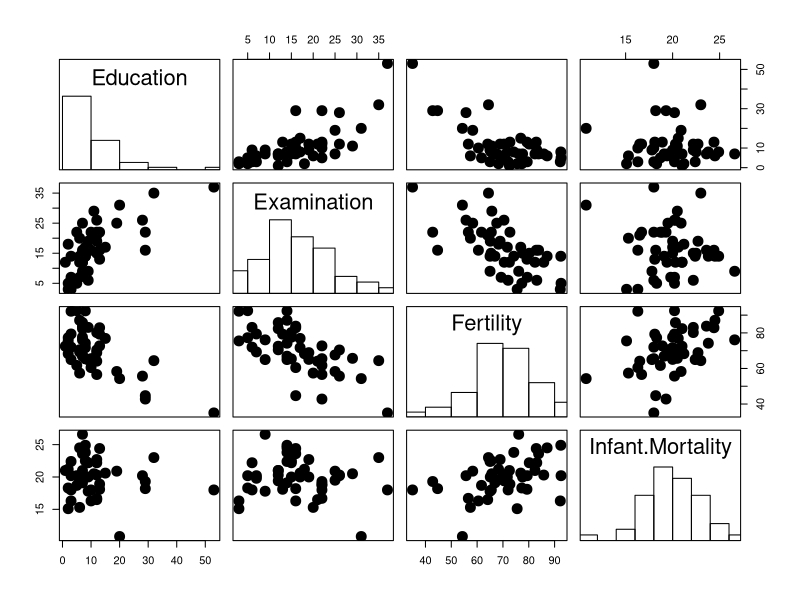
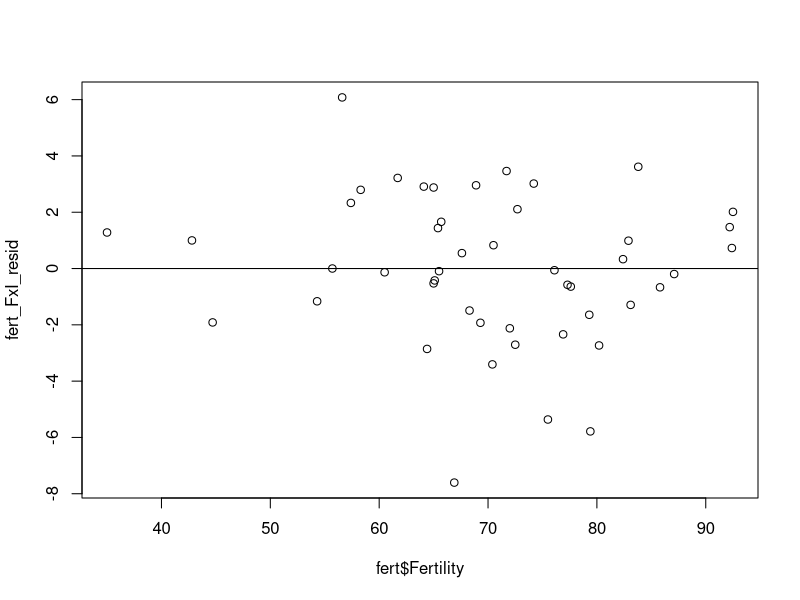
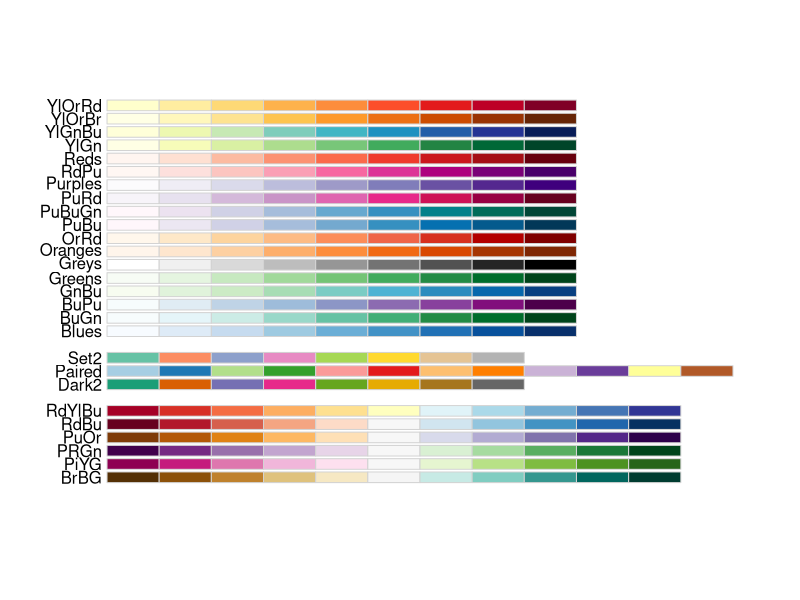
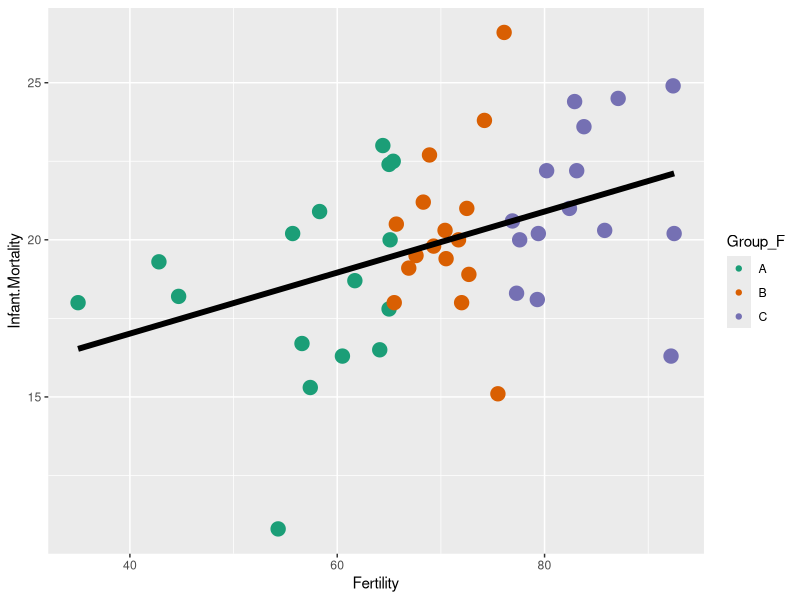
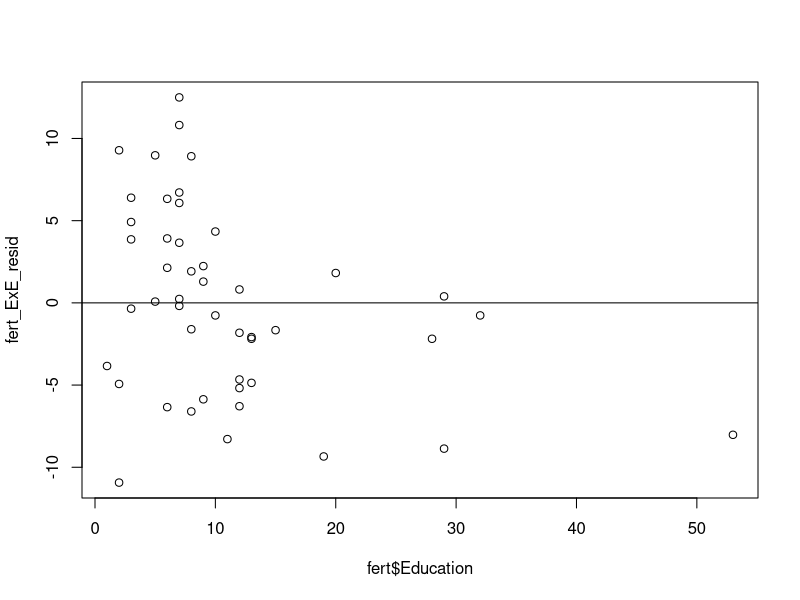
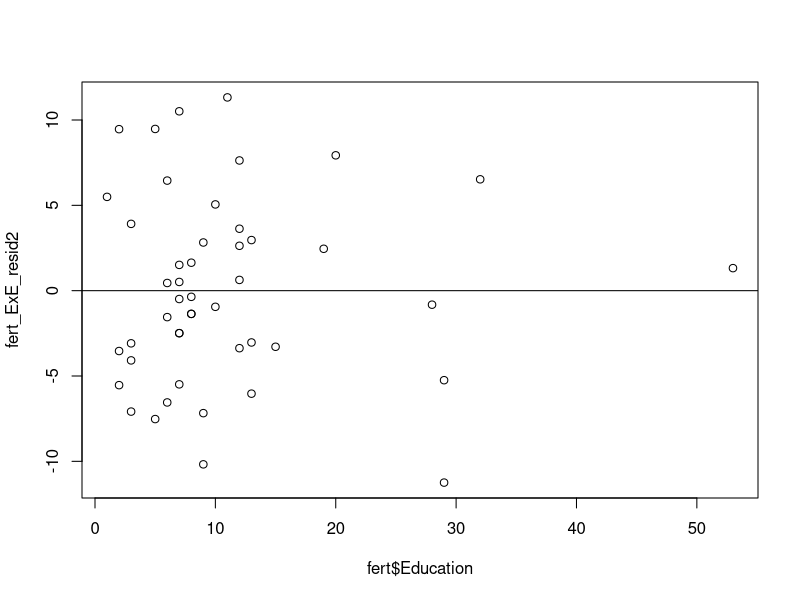
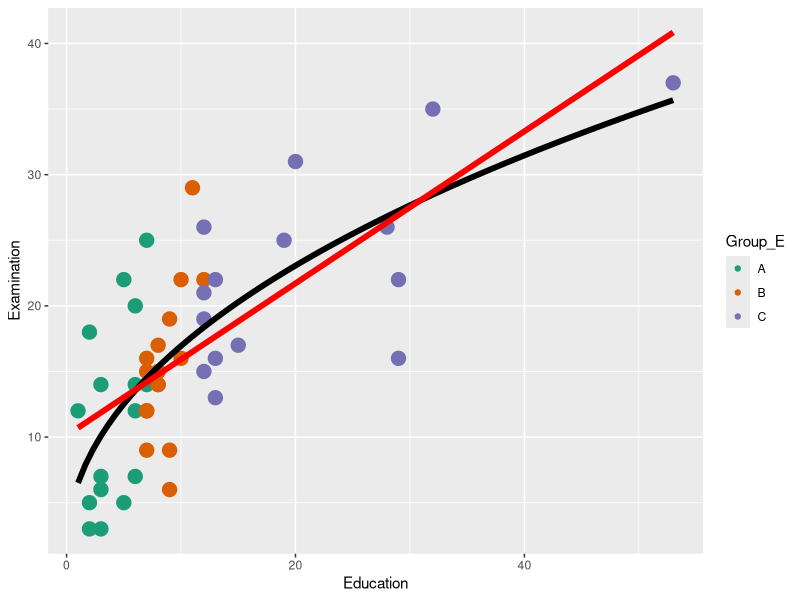

Here is the R script that generated these plots, in order:
# Outline -----------------------------------------------------------------

# 1. Scatterplot Matrix
# 2. Assumptions
# 3. Linear Regression (Linear model)
# 4. Interpretting Results
# 5. Linear Regression (Curved model)
# 6. Partial F-Test

# Load Data ---------------------------------------------------------------

# Load packages
pack <- c("tidyverse",    # Main processing package
          "broom",        # Tidying stat outputs
          "RColorBrewer") # Color palettes for graphing

package.check <- lapply(
  pack, # List of packages to load
  FUN = function(x) { # Making a function
    if (!require(x, character.only = TRUE)) { # If you can't find the package
      install.packages(x, dependencies = TRUE) # First install it
      library(x, character.only = TRUE) # Then load it
    }
  }
)
rm(list = ls()) # Remove object and function after use

# Load data
?swiss
fert <- as_tibble(swiss, rownames = 'Name') %>% # Import rownames into a column
  select(Name, Education, Examination, 
         Fertility, Infant.Mortality) %>% # Subset for example
  print()

# Visualize patterns in data with scatterplot matrix ----------------------

# Utilize function that adds histograms to the scatterplot matrix
panel.hist <- function(x, ...)
{
  usr <- par("usr"); on.exit(par(usr))
  par(usr = c(usr[1:2], 0, 1.5) )
  h <- hist(x, plot = FALSE)
  breaks <- h$breaks; nB <- length(breaks)
  y <- h$counts; y <- y/max(y)
  rect(breaks[-nB], 0, breaks[-1], y, 
       #col = "red", # Change if you want to add color 
       ...)
}

# View data as a scatterplot matrix
pairs(fert[, 2:5], # Variables being analyzed
      pch = 19, # symbol type
      diag.panel = panel.hist, # Insert histogram
      cex.labels = 2, # Font size 
      cex = 2) # Symbol size

# Click the zoom button for easier vierwing
# Variables are listed in a diagonal with the data shown as a histogram
# Each intersection shows a scatterplot for the associated variables 
# Each scatterplot is repeated twice with the axes switched

## We are using select variables from the swiss dataset to show different trends
## in the data and how to apply the correct the best-fitting formulas.

# Possible trends:
# Fertility x Infant Mortality - Linear (proportional changes)
# Education x Examination      - Square root (curves up towards a asymptote)
# Examination x Fertility      - Exponential decay (curves downward)
# Education x Infant Mortality - No trend

# Example 1: Fertility x Infant Mortality ---------------------------------

# Check Assumptions -------------------------------------------------------

## Process is described in a previous file, but there are some adjustments
## 1. Switch aov() with lm() 
## 2. Add arbitrary categorical variable for checking variances
## 3. Check for best fit line using a residual plot

# Check normality
## Although both variables are continuous and not necessarily affecting each other,
## you want to put the variable most likely to influence the other as the X-variable
fert_FxI_model <- lm(Infant.Mortality ~ Fertility, data = fert)
fert_FxI_resid <- resid(fert_FxI_model)
shapiro.test(fert_FxI_resid) # Normal Distribution

# Check variances
## To compare variances between 2 continuous variables, data needs to be 
## grouped into categories

fert %>% summarise(count = n(),
                   grouping = count/3) # Count for 3 equal groups
fert <- fert %>% arrange(Fertility) %>% # Organize data by x-variable
  mutate(Group_F = rep(c("A", "B", "C"), # Repeat group names
                     c(16, 16, 15))) %>% # Arbitrary groups
  print()

bartlett.test(Infant.Mortality ~ Group_F, data = fert) # Equal variances

# Check for best fit line

plot(fert$Fertility, fert_FxI_resid) %>% # Plot residuals along your x-variable
  abline(h = 0) # Flot a horizontal line at 0 for reference
# Are the residuals equally distributed around the horizontal line?
# I would argue yes, so the (linear) model is the best fit line

# Linear Regression -------------------------------------------------------

## This may be confusing, but you check your assumptions using lm(), and then
## you run your statistical analyses using aov(), and lastly, use your lm()
## to pull info like the y-intercept and slope of the best-fit line 
fert_FxT_aov <- aov(Infant.Mortality ~ Fertility, data = fert)

# Results for whole model
tidy(fert_FxT_aov)
# Results about fitted line
tidy(fert_FxI_model)

# Interpretting results ---------------------------------------------------

# Plotting your data will help you interpret your results
# Select a colorblind friendly palette
RColorBrewer::display.brewer.all(colorblindFriendly = TRUE) # View palettes

fert %>% 
  ggplot(aes(x = Fertility, y = Infant.Mortality)) +
  geom_point(aes(color = Group_F, size = 1)) +
  stat_smooth(method = "lm", color = "black", size = 2, 
              formula = y ~ x, # This needs to mirror your lm() formula
              se = FALSE) + # Toggle depending on your preference
  scale_fill_brewer(palette = "Dark2", aesthetics = "color") +
  scale_size(guide = "none")

# Results for whole model
tidy(fert_FxT_aov)
## Fertility has a significant effect on Infant Mortality (F = 9.45; df = 1, 45; 
## p = 0.00359). This pattern for identifying the appropriate Test Statistic, 
## df, and p-value remains true with multiple comparisons. Examples to follow.

# Results about fitted line
tidy(fert_FxI_model)

## y-intercept = 13.1; slope = 0.0971; 
## p-value for (intercept) = are the intercepts are different?
## You don't typically report these p-values b/c aov() accounts for the whole model

# Example 2: Education x Examination --------------------------------------

# Check Assumptions -------------------------------------------------------

# Check normality
fert_ExE_model <- lm(Examination ~ Education, data = fert)
fert_ExE_resid <- resid(fert_ExE_model)
shapiro.test(fert_ExE_resid) # Normal Distribution

# Check variances
# Create new grouping
fert <- fert %>% arrange(Education) %>% # Organize data by x-variable
  mutate(Group_E = rep(c("A", "B", "C"), # Repeat group names
                     c(16, 16, 15))) %>% # Arbitrary groups
  print()

bartlett.test(Examination ~ Group_E, data = fert) # Equal variances

# Check for best fit line

plot(fert$Education, fert_ExE_resid) %>% # Plot residuals along your x-variable
  abline(h = 0) # Flot a horizontal line at 0 for reference
# Are the residuals equally distributed around the horizontal line?
# I would argue no since the points are move heavily found below the line

# Adjusting your linear model

# Scatterplot patterns have different exponents to adjust their best fit line
# Linear:             x ^ 1 (does not need to be specified)
# Exponential growth: x ^ (# > 1)
# Exponential decay:  x ^ (# < 1)
# Square root:        x ^ (1 / 2)


# Adjust your linear model
fert_ExE_model2 <- lm(Examination ~ Education + 
                        I(Education ^ (1/2)), data = fert) # Follow this pattern
fert_ExE_resid2 <- resid(fert_ExE_model2)
shapiro.test(fert_ExE_resid2) # Normal distribution
bartlett.test(Examination ~ Group_E, data = fert) # Equal variances

# Graph residual plot
plot(fert$Education, fert_ExE_resid2) %>% abline(h = 0) 
# Points look more evenly distributed around the horizontal line

# Linear Regression -------------------------------------------------------

fert_ExE_aov <- aov(data = fert, Examination ~ Education + I(Education ^ (1/2)))

# Results for whole model
tidy(fert_ExE_aov)
# Results about fitted line
tidy(fert_ExE_model2)

# Interpretting Results ---------------------------------------------------

fert %>% 
  ggplot(aes(x = Education, y = Examination)) +
  geom_point(aes(color = Group_E, size = 1)) +
  stat_smooth(method = "lm", color = "black", size = 2,
              formula = y ~ x + I(x ^ (1 / 2)), se = FALSE) +
  stat_smooth(method = "lm", color = "red", size = 2, # Comment to hide
              formula = y ~ x, se = FALSE) + # Bad fitted line
  scale_fill_brewer(palette = "Dark2", aesthetics = "color") +
  scale_size(guide = "none")

# Results for whole model
tidy(fert_ExE_aov)
## Education shows a borderline significant curvilinear relationship with 
## Examinations (df = 1, 44; F = 3.42; p = 0.0711). 
# Results about fitted line
tidy(fert_ExE_model2)
# y-intercept: 1.53; (curvilinear) slope: 5.01

# Partial F-Test ----------------------------------------------------------

## If you want to double check whether your curved line is a better model than
## the linear model, you can run a partial F-test to compare the models. When
## reporting your overall results, you can report either your whole model
## results (aov()) or your partial F-test's results (anova())

# I know it's confusing, but use anova() for a partial F-test
anova(fert_ExE_model2, # Curved model
      fert_ExE_model) # Linear model

## These results mirror the aov() results that show this new model as borderline
## significant. I think you could actually report either the linear or curved
## model results and be okay. Just depends on how you interpret your data.
